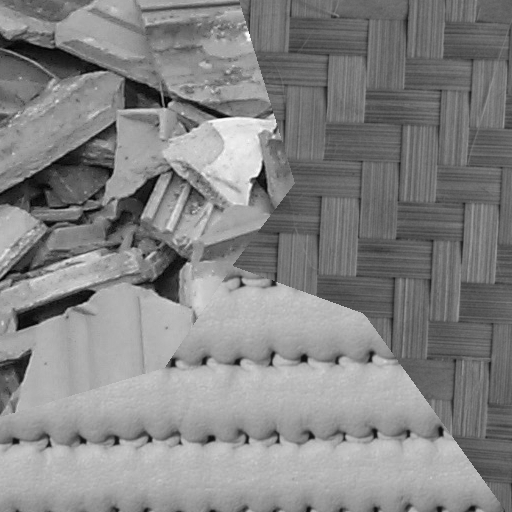
#> input picture Images/1.pgm, 512 x 512 px, given in place of Images, which was not available
$ python GLCM.py   (older library calls are emulated)
#> lines starting #> are read from the running program, lines starting #| are printed output that depends on the picture; pictures that were not available may be replaced by others from this repository, and a replacement may not be noted
import cv2
import numpy as np
from skimage.feature import graycomatrix, graycoprops
from skimage import io
from sklearn.cluster import KMeans
import matplotlib.pyplot as plt
from sklearn.decomposition import PCA

# patch size for GLCM calculation
PATCH_SIZE = 36

def glcm_features(image, patch_size):
    image //= 64

    features = np.zeros((image.shape[0], image.shape[1], 32))

    for x in range(image.shape[0]):
        for y in range(image.shape[1]):
            patch = image[x:x + patch_size + 1, y:y + patch_size + 1]
            glcm = graycomatrix(patch, distances=[3, 5], angles=[0, np.pi/2, np.pi/4, 3*np.pi/4], levels=4, normed=True)
            contrast = graycoprops(glcm, 'contrast').flatten()
            correlation = graycoprops(glcm, 'correlation').flatten()
            energy = graycoprops(glcm, 'energy').flatten()
            homogeneity = graycoprops(glcm, 'homogeneity').flatten()

            features[x, y] = np.concatenate((contrast, correlation, energy, homogeneity))

    return features.reshape(-1, features.shape[-1])

def principle_component_analysis(features):
    pca = PCA()
    pca.fit(features)
    explained_variance_ratio = pca.explained_variance_ratio_
    cumulative_var_ratio = np.cumsum(explained_variance_ratio)

    plt.plot(range(1, len(cumulative_var_ratio) + 1), cumulative_var_ratio)
    plt.xlabel('Number of Components')
    plt.ylabel('Cumulative Explained Variance')
    plt.title('Scree Plot')
    plt.show()

    threshold = 0.95
    n_components = np.argmax(cumulative_var_ratio >= threshold) + 1

    print("n_components: ", n_components)

    pca = PCA(n_components=n_components)
    pca_features = pca.fit_transform(features)

    print("features: ", len(features[0]))
    print("pca_features: ", len(pca_features[0]))

    return pca_features

def kmeans(clusters, features, image):
    # Apply K-Means clustering
    kmeans = KMeans(n_clusters=clusters, random_state=0).fit(features)
    labels = kmeans.labels_

    # Reshape labels to match the image shape
    return labels.reshape(image.shape)

if __name__ == "__main__":

    # Load the image
    while True:
        try:
            file_name = input("Give the file name of an image in the Images folder: ")
#> the answer given: ../Images
            image = cv2.imread("../Images/"+file_name, cv2.IMREAD_GRAYSCALE)
#> image is the input picture: shape (512, 512); min 2, max 251, mean 132.5
        except cv2.error as e:
            print("Error reading image:", e)
        else:
            if (image is not None):
                print("Image read successfully!")
                break
            else:
                print("Enter Correct Name")
    #decreasing the resolution of the image
    image = cv2.resize(image, (int(image.shape[0]/4), int(image.shape[1]/4)))
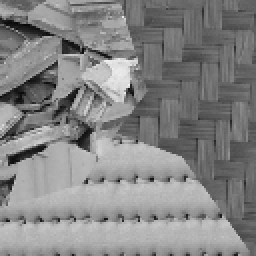
#> image: shape (128, 128) (shown 2 times larger); min 7, max 242, mean 132.6

    #showing the original image
    io.imshow(image)
    io.show()

    #segmenting the image
    features = glcm_features(image, patch_size=PATCH_SIZE)
#> in glcm_features, `image //= 64`:
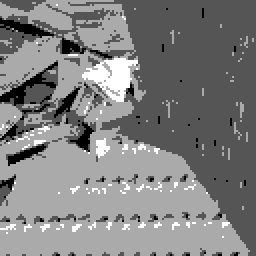
#> image: shape (128, 128) (shown 2 times larger); min 0, max 3, mean 1.51; drawn with min black and max white
    pca_features = principle_component_analysis(features)
#> in principle_component_analysis, `plt.show()`:
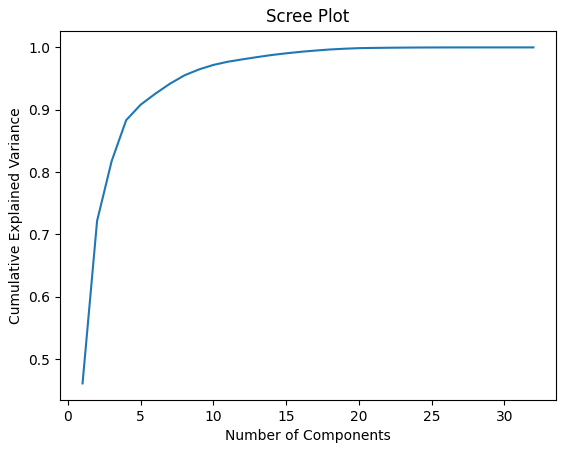
#> figure drawn by matplotlib, 1 panel; curve peaks at x = 32, y = 1
#| features:  32
#| pca_features:  8
    while True:
        try:
            num_clusters = int(input("Input number of clusters for Kmeans clustering: "))
        except ValueError:
            print("Provide an Integer Value")
        else:
            break
#> this loop made 1 pass; the answer given on pass 1: 3
    labels = kmeans(clusters=num_clusters, features=pca_features, image=image)
#> in kmeans, `labels = kmeans.labels_`: labels = 16384 values, max 2 at index 0, min 0 at index 63, mean 0.729
#> in kmeans, `return labels.reshape(image.shape)`:
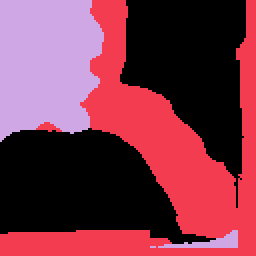
#> returned value: shape (128, 128) int32 (shown 2 times larger); 3 distinct labels, from 0 to 2; one colour per label, 0 black

    plt.scatter(pca_features[:, 0], pca_features[:, 1], c=labels, s=.01)
    plt.xlabel('PC0')
    plt.ylabel('PC1')
    plt.title('PCA Clusters')
    while True:
        try:
            file_plot_name = input("A .jpg file will be added to GLCMResults a scatter plot of the PCA Features. Give a name for the file: ")
#> (the run stopped early here; a loop or call above may not have finished)

$ run again, on Images/coraltest.pgm
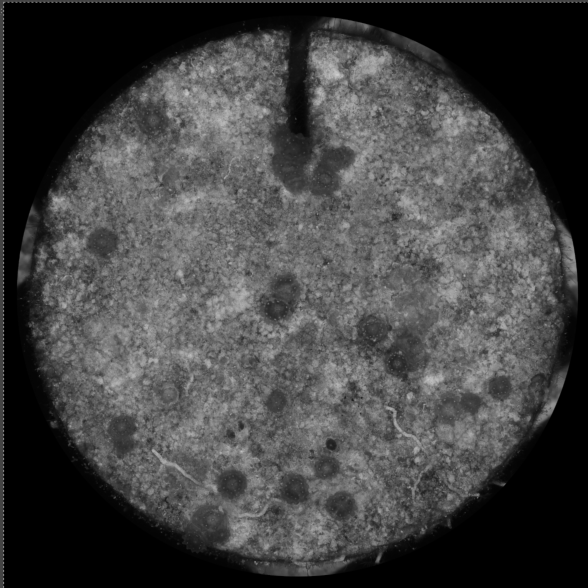
#> input picture Images/coraltest.pgm, 588 x 588 px, given in place of Images, which was not available
#> image is the input picture: shape (588, 588); min 0, max 204, mean 67
#| features:  32
#| pca_features:  8
#> the loop `while True:` made 1 pass; the answer given on pass 1: 3
#> in kmeans, `return labels.reshape(image.shape)`:
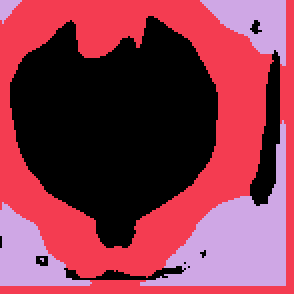
#> returned value: shape (147, 147) int32 (shown 2 times larger); 3 distinct labels, from 0 to 2; one colour per label, 0 black

$ run again, on Images/image.pgm
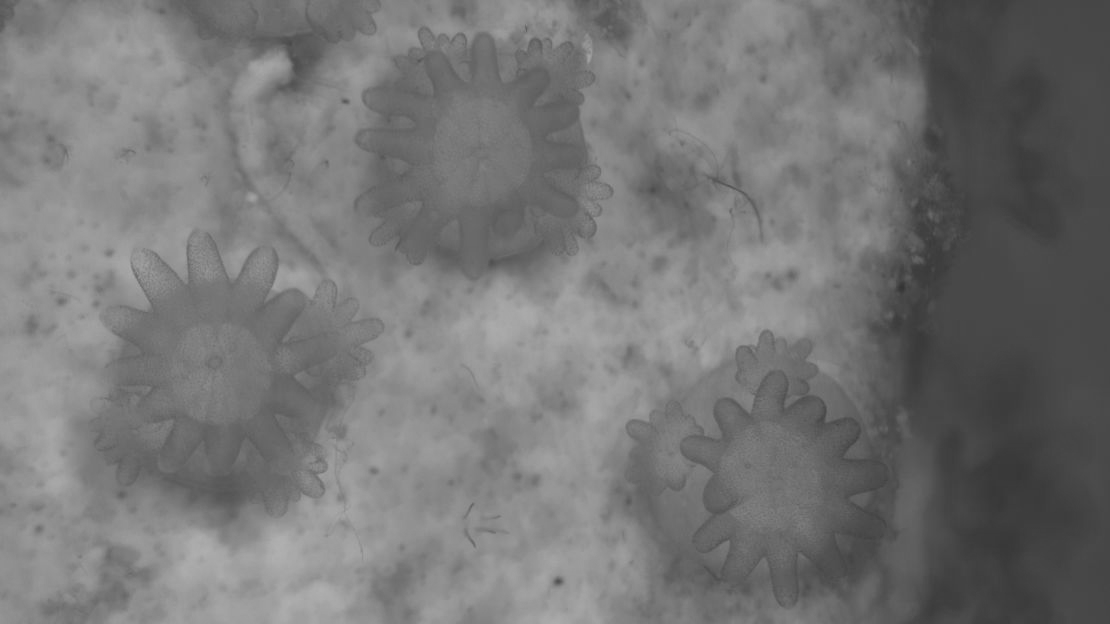
#> input picture Images/image.pgm, 1110 x 624 px, given in place of Images, which was not available
#> image is the input picture: shape (624, 1110); min 51, max 176, mean 117.4
#| features:  32
#| pca_features:  8
#> the loop `while True:` made 1 pass; the answer given on pass 1: 3
#> in kmeans, `return labels.reshape(image.shape)`:
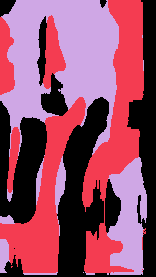
#> returned value: shape (277, 156) int32; 3 distinct labels, from 0 to 2; one colour per label, 0 black
